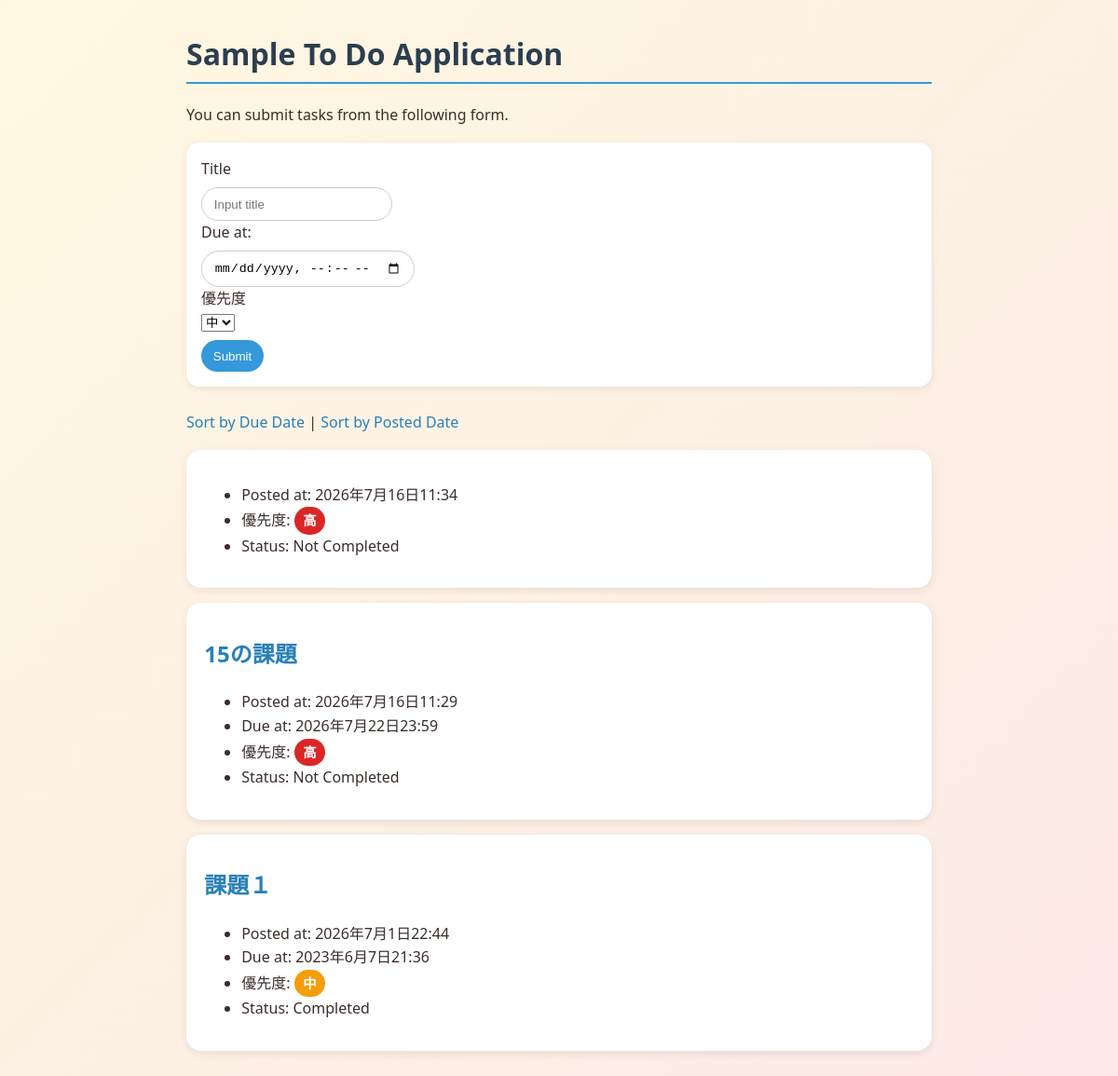
Before: / with the older database file.
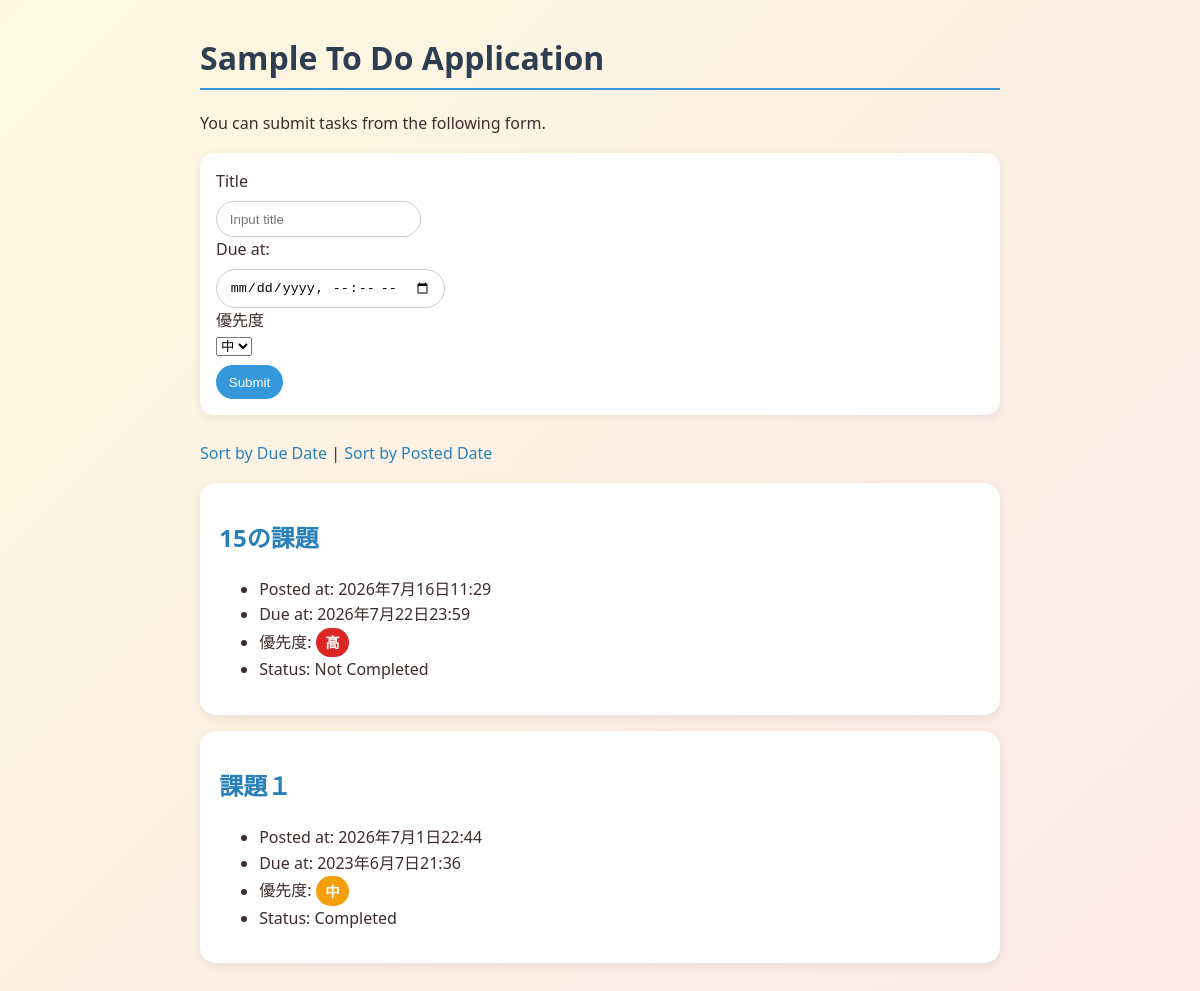
After: the same page with the newer database file.
### todo/models.py (models this page shows, shortened)
class Task(models.Model):
    PRIORITY_CHOICES = [
        ('high', '高'),
        ('medium', '中'),
        ('low', '低'),
    ]
    title = models.CharField(max_length=100)
    completed = models.BooleanField(default=False)
    posted_at = models.DateTimeField(default=timezone.now)
    due_at = models.DateTimeField(null=True, blank=True)
    priority = models.CharField(
        max_length=10,
        choices=PRIORITY_CHOICES,
        default='medium',
    )

### todo/views.py (the view, shortened to what this page needs)
# urls.py: path('', todo_views.index, name="index"),
def index(request):
    if request.GET.get('order') == 'due':
        tasks = Task.objects.order_by('due_at')
    else:
        tasks = Task.objects.order_by('-posted_at')
    context = {
        'tasks': tasks
    }
    return render(request, 'todo/index.html', context)

### todo/templates/todo/index.html (shortened to what this page needs)
{% load static %}
<!DOCTYPE html>
<html lang="ja">
  <head>
    <link rel="stylesheet" href="{% static 'todo/style.css' %}">
  </head>
  <body>
    <h1>Sample To Do Application</h1>
    <p>You can submit tasks from the following form.</p>
    <form action="{% url 'index' %}" method="post">
      <div>
        <label for="titleInput">Title</label><br>
        <input id="titleInput" name="title" type="text" placeholder="Input title">
      </div>
      <div>
        <label for="dueInput">Due at:</label><br>
        <input id="dueInput" name="due_at" type="datetime-local">
      </div>
      <div>
        <label for="priorityInput">優先度</label><br>
        <select id="priorityInput" name="priority">
          <option value="medium" selected>中</option>
        </select>
      </div>
      <div>
        <button type="submit">Submit</button>
      </div>
    </form>
    <br>
    <div>
      <a href="{% url 'index' %}?order=due">Sort by Due Date</a> |
      <a href="{% url 'index' %}?order=post">Sort by Posted Date</a>
    </div>
    {% for task in tasks %}
    <div class="text">
      <h2><a href="{% url "detail" task.id %}">{{ task.title }}</a></h2>
      <ul>
        <li>Posted at: {{ task.posted_at }}</li>
        {% if task.due_at %}
        <li>Due at: {{ task.due_at }}</li>
        {% endif %}
        <li>優先度: <span class="priority-badge priority-{{ task.priority }}">{{ task.get_priority_display }}</span></li>
        {% if task.completed %}
        <li>Status: Completed</li>
        {% else %}
        <li>Status: Not Completed</li>
        {% endif %}
      </ul>
    </div>
    {% endfor %}
  </body>
</html>

Changed rows visible on the page:
removed Task: posted_at "2026年7月16日11:34", priority "高", completed "Status: Not Completed"
